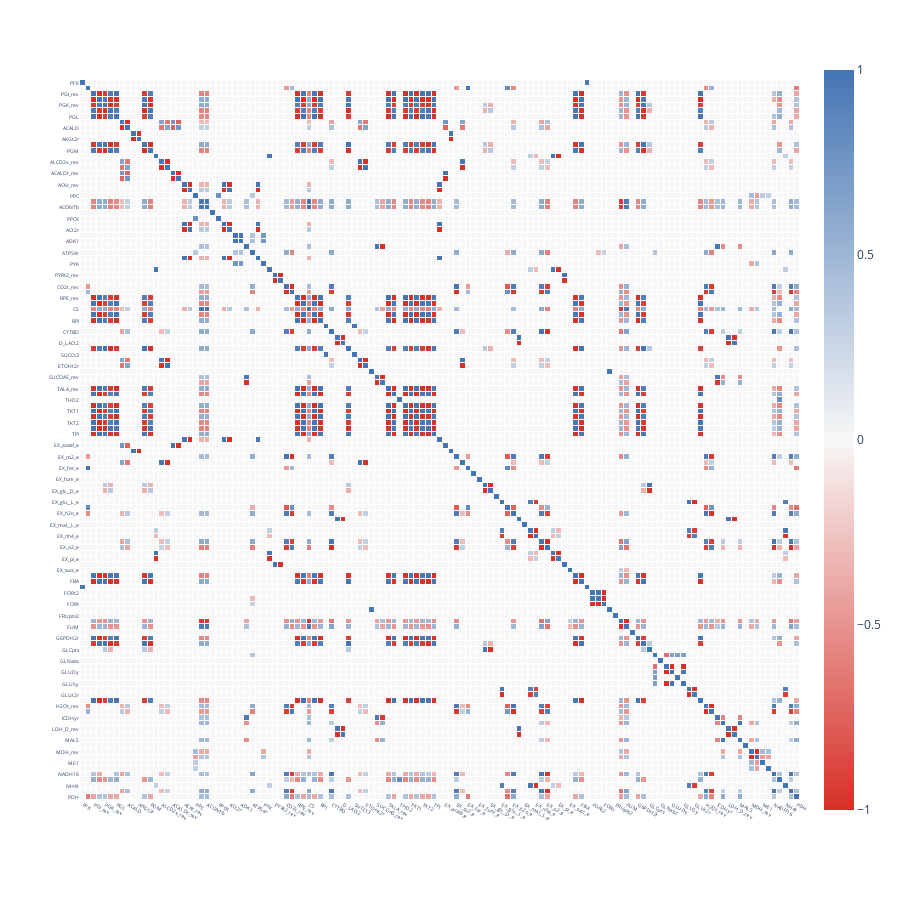
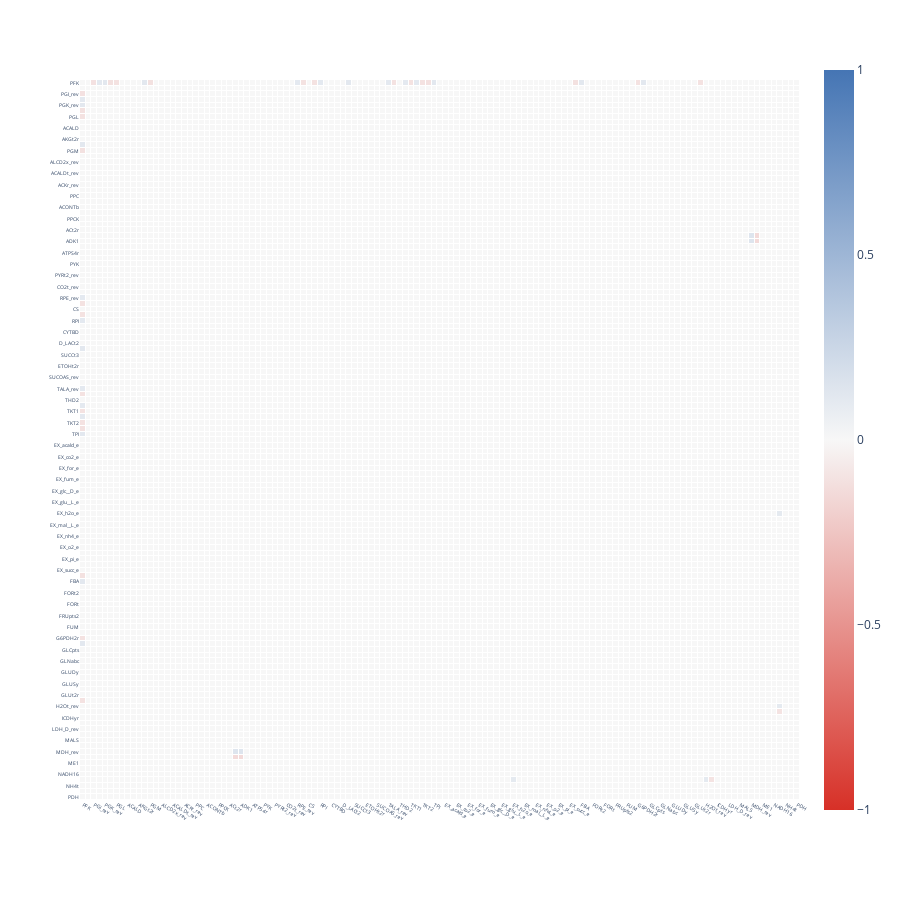
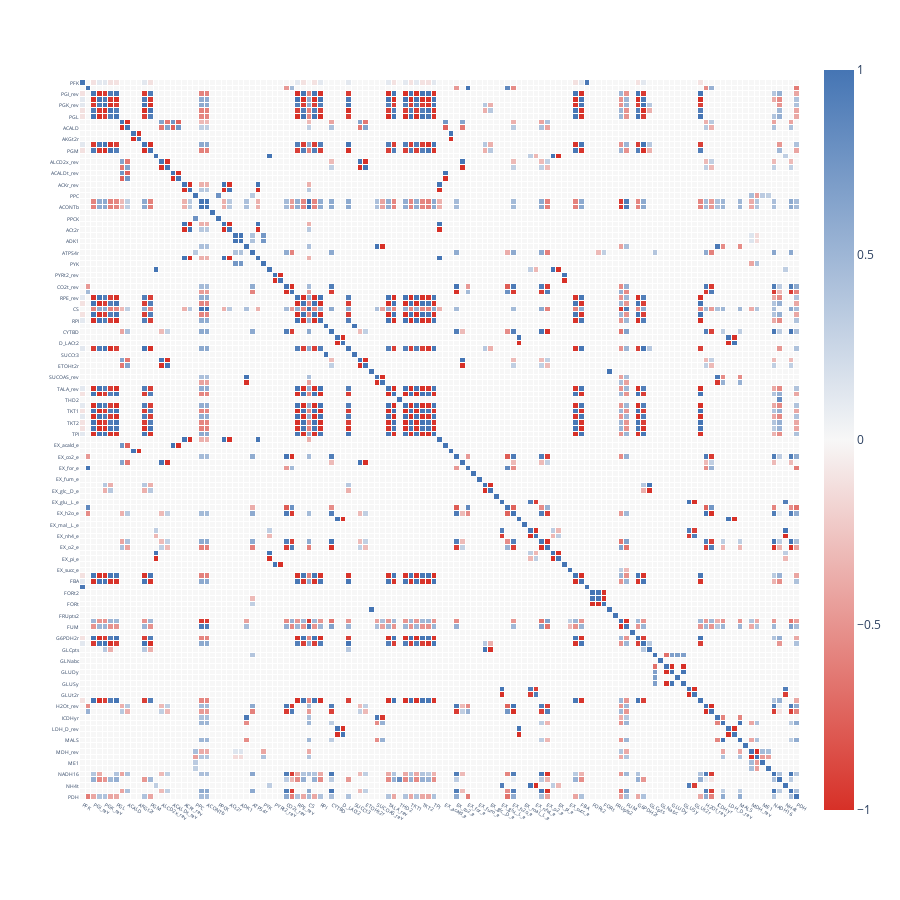

The code cell stored with these charts, in order, in its notebook:
### Code cell
cobra_reactions_str = [str(reaction.id) for reaction in ec_cobra_model.reactions]

plot_correlation_matrix(linear_correlation_matrix_no_metabolites, extended_reactions)
plot_correlation_matrix(non_linear_correlation_matrix_no_metabolites, extended_reactions)
plot_correlation_matrix(mixed_correlation_matrix_no_metabolites, extended_reactions)

### Figure 1 — Plotly figure (JSON) as saved in the notebook; plotly's stock layout.template omitted (floating-point values rounded to 4 significant figures; data arrays with more than 128 entries replaced by an {"elided": "..."} marker saying what was removed)
{"data": [{"coloraxis": "coloraxis", "hoverongaps": false, "hovertemplate": "x: %{x}<br>y: %{y}<br>color: %{z}<extra></extra>", "name": "0", "type": "heatmap", "x": ["PFK", "PFL", "PGI_rev", "PGI", "PGK_rev", "PGK", "PGL", "ACALD_rev", "ACALD", "AKGt2r_rev", "AKGt2r", "PGM_rev", "PGM", "PIt2r", "ALCD2x_rev", "ALCD2x", "ACALDt_rev", "ACALDt", "ACKr_rev", "ACKr", "PPC", "ACONTa", "ACONTb", "ATPM", "PPCK", "ACt2r_rev", "ACt2r", "PPS", "ADK1", "AKGDH", "ATPS4r", "PTAr", "PYK", "BIOMASS_Ecoli_core_w_GAM", "PYRt2_rev", "PYRt2", "CO2t_rev", "CO2t", "RPE_rev", "RPE", "CS", "RPI_rev", "RPI", "SUCCt2_2", "CYTBD", "D_LACt2_rev", "D_LACt2", "ENO", "SUCCt3", "ETOHt2r_rev", "ETOHt2r", "SUCDi", "SUCOAS_rev", "SUCOAS", "TALA_rev", "TALA", "THD2", "TKT1_rev", "TKT1", "TKT2_rev", "TKT2", "TPI_rev", "TPI", "EX_ac_e", "EX_acald_e", "EX_akg_e", "EX_co2_e", "EX_etoh_e", "EX_for_e", "EX_fru_e", "EX_fum_e", "EX_glc__D_e_rev", "EX_glc__D_e", "EX_gln__L_e", "EX_glu__L_e", "EX_h_e", "EX_h2o_e", "EX_lac__D_e", "EX_mal__L_e", "EX_nh4_e_rev", "EX_nh4_e", "EX_o2_e_rev", "EX_o2_e", "EX_pi_e_rev", "EX_pi_e", "EX_pyr_e", "EX_succ_e", "FBA_rev", "FBA", "FBP", "FORt2", "FORt_rev", "FORt", "FRD7", "FRUpts2", "FUM_rev", "FUM", "FUMt2_2", "G6PDH2r", "GAPD", "GLCpts", "GLNS", "GLNabc", "GLUDy_rev", "GLUDy", "GLUN", "GLUSy", "GLUt2r_rev", "GLUt2r", "GND", "H2Ot_rev", "H2Ot", "ICDHyr", "ICL", "LDH_D_rev", "LDH_D", "MALS", "MALt2_2", "MDH_rev", "MDH", "ME1", "ME2", "NADH16", "NADTRHD", "NH4t", "O2t", "PDH"], "xaxis": "x", "xgap": 1, "y": ["PFK", "PFL", "PGI_rev", "PGI", "PGK_rev", "PGK", "PGL", "ACALD_rev", "ACALD", "AKGt2r_rev", "AKGt2r", "PGM_rev", "PGM", "PIt2r", "ALCD2x_rev", "ALCD2x", "ACALDt_rev", "ACALDt", "ACKr_rev", "ACKr", "PPC", "ACONTa", "ACONTb", "ATPM", "PPCK", "ACt2r_rev", "ACt2r", "PPS", "ADK1", "AKGDH", "ATPS4r", "PTAr", "PYK", "BIOMASS_Ecoli_core_w_GAM", "PYRt2_rev", "PYRt2", "CO2t_rev", "CO2t", "RPE_rev", "RPE", "CS", "RPI_rev", "RPI", "SUCCt2_2", "CYTBD", "D_LACt2_rev", "D_LACt2", "ENO", "SUCCt3", "ETOHt2r_rev", "ETOHt2r", "SUCDi", "SUCOAS_rev", "SUCOAS", "TALA_rev", "TALA", "THD2", "TKT1_rev", "TKT1", "TKT2_rev", "TKT2", "TPI_rev", "TPI", "EX_ac_e", "EX_acald_e", "EX_akg_e", "EX_co2_e", "EX_etoh_e", "EX_for_e", "EX_fru_e", "EX_fum_e", "EX_glc__D_e_rev", "EX_glc__D_e", "EX_gln__L_e", "EX_glu__L_e", "EX_h_e", "EX_h2o_e", "EX_lac__D_e", "EX_mal__L_e", "EX_nh4_e_rev", "EX_nh4_e", "EX_o2_e_rev", "EX_o2_e", "EX_pi_e_rev", "EX_pi_e", "EX_pyr_e", "EX_succ_e", "FBA_rev", "FBA", "FBP", "FORt2", "FORt_rev", "FORt", "FRD7", "FRUpts2", "FUM_rev", "FUM", "FUMt2_2", "G6PDH2r", "GAPD", "GLCpts", "GLNS", "GLNabc", "GLUDy_rev", "GLUDy", "GLUN", "GLUSy", "GLUt2r_rev", "GLUt2r", "GND", "H2Ot_rev", "H2Ot", "ICDHyr", "ICL", "LDH_D_rev", "LDH_D", "MALS", "MALt2_2", "MDH_rev", "MDH", "ME1", "ME2", "NADH16", "NADTRHD", "NH4t", "O2t", "PDH"], "yaxis": "y", "ygap": 1, "z": {"elided": "127x127 float values"}}], "layout": {"coloraxis": {"cmax": 1, "cmin": -1, "colorscale": [[0, "#d73027"], [0.5, "#f7f7f7"], [1, "#4575b4"]]}, "height": 900, "margin": {"t": 60}, "plot_bgcolor": "rgba(0,0,0,0)", "width": 900, "xaxis": {"anchor": "y", "constrain": "domain", "domain": [0, 1], "scaleanchor": "y", "tickfont": {"size": 5}}, "yaxis": {"anchor": "x", "autorange": "reversed", "constrain": "domain", "domain": [0, 1], "tickfont": {"size": 5}}}}

### Figure 2 — Plotly figure (JSON) as saved in the notebook; plotly's stock layout.template omitted (floating-point values rounded to 4 significant figures; data arrays with more than 128 entries replaced by an {"elided": "..."} marker saying what was removed)
{"data": [{"coloraxis": "coloraxis", "hoverongaps": false, "hovertemplate": "x: %{x}<br>y: %{y}<br>color: %{z}<extra></extra>", "name": "0", "type": "heatmap", "x": ["PFK", "PFL", "PGI_rev", "PGI", "PGK_rev", "PGK", "PGL", "ACALD_rev", "ACALD", "AKGt2r_rev", "AKGt2r", "PGM_rev", "PGM", "PIt2r", "ALCD2x_rev", "ALCD2x", "ACALDt_rev", "ACALDt", "ACKr_rev", "ACKr", "PPC", "ACONTa", "ACONTb", "ATPM", "PPCK", "ACt2r_rev", "ACt2r", "PPS", "ADK1", "AKGDH", "ATPS4r", "PTAr", "PYK", "BIOMASS_Ecoli_core_w_GAM", "PYRt2_rev", "PYRt2", "CO2t_rev", "CO2t", "RPE_rev", "RPE", "CS", "RPI_rev", "RPI", "SUCCt2_2", "CYTBD", "D_LACt2_rev", "D_LACt2", "ENO", "SUCCt3", "ETOHt2r_rev", "ETOHt2r", "SUCDi", "SUCOAS_rev", "SUCOAS", "TALA_rev", "TALA", "THD2", "TKT1_rev", "TKT1", "TKT2_rev", "TKT2", "TPI_rev", "TPI", "EX_ac_e", "EX_acald_e", "EX_akg_e", "EX_co2_e", "EX_etoh_e", "EX_for_e", "EX_fru_e", "EX_fum_e", "EX_glc__D_e_rev", "EX_glc__D_e", "EX_gln__L_e", "EX_glu__L_e", "EX_h_e", "EX_h2o_e", "EX_lac__D_e", "EX_mal__L_e", "EX_nh4_e_rev", "EX_nh4_e", "EX_o2_e_rev", "EX_o2_e", "EX_pi_e_rev", "EX_pi_e", "EX_pyr_e", "EX_succ_e", "FBA_rev", "FBA", "FBP", "FORt2", "FORt_rev", "FORt", "FRD7", "FRUpts2", "FUM_rev", "FUM", "FUMt2_2", "G6PDH2r", "GAPD", "GLCpts", "GLNS", "GLNabc", "GLUDy_rev", "GLUDy", "GLUN", "GLUSy", "GLUt2r_rev", "GLUt2r", "GND", "H2Ot_rev", "H2Ot", "ICDHyr", "ICL", "LDH_D_rev", "LDH_D", "MALS", "MALt2_2", "MDH_rev", "MDH", "ME1", "ME2", "NADH16", "NADTRHD", "NH4t", "O2t", "PDH"], "xaxis": "x", "xgap": 1, "y": ["PFK", "PFL", "PGI_rev", "PGI", "PGK_rev", "PGK", "PGL", "ACALD_rev", "ACALD", "AKGt2r_rev", "AKGt2r", "PGM_rev", "PGM", "PIt2r", "ALCD2x_rev", "ALCD2x", "ACALDt_rev", "ACALDt", "ACKr_rev", "ACKr", "PPC", "ACONTa", "ACONTb", "ATPM", "PPCK", "ACt2r_rev", "ACt2r", "PPS", "ADK1", "AKGDH", "ATPS4r", "PTAr", "PYK", "BIOMASS_Ecoli_core_w_GAM", "PYRt2_rev", "PYRt2", "CO2t_rev", "CO2t", "RPE_rev", "RPE", "CS", "RPI_rev", "RPI", "SUCCt2_2", "CYTBD", "D_LACt2_rev", "D_LACt2", "ENO", "SUCCt3", "ETOHt2r_rev", "ETOHt2r", "SUCDi", "SUCOAS_rev", "SUCOAS", "TALA_rev", "TALA", "THD2", "TKT1_rev", "TKT1", "TKT2_rev", "TKT2", "TPI_rev", "TPI", "EX_ac_e", "EX_acald_e", "EX_akg_e", "EX_co2_e", "EX_etoh_e", "EX_for_e", "EX_fru_e", "EX_fum_e", "EX_glc__D_e_rev", "EX_glc__D_e", "EX_gln__L_e", "EX_glu__L_e", "EX_h_e", "EX_h2o_e", "EX_lac__D_e", "EX_mal__L_e", "EX_nh4_e_rev", "EX_nh4_e", "EX_o2_e_rev", "EX_o2_e", "EX_pi_e_rev", "EX_pi_e", "EX_pyr_e", "EX_succ_e", "FBA_rev", "FBA", "FBP", "FORt2", "FORt_rev", "FORt", "FRD7", "FRUpts2", "FUM_rev", "FUM", "FUMt2_2", "G6PDH2r", "GAPD", "GLCpts", "GLNS", "GLNabc", "GLUDy_rev", "GLUDy", "GLUN", "GLUSy", "GLUt2r_rev", "GLUt2r", "GND", "H2Ot_rev", "H2Ot", "ICDHyr", "ICL", "LDH_D_rev", "LDH_D", "MALS", "MALt2_2", "MDH_rev", "MDH", "ME1", "ME2", "NADH16", "NADTRHD", "NH4t", "O2t", "PDH"], "yaxis": "y", "ygap": 1, "z": {"elided": "127x127 float values"}}], "layout": {"coloraxis": {"cmax": 1, "cmin": -1, "colorscale": [[0, "#d73027"], [0.5, "#f7f7f7"], [1, "#4575b4"]]}, "height": 900, "margin": {"t": 60}, "plot_bgcolor": "rgba(0,0,0,0)", "width": 900, "xaxis": {"anchor": "y", "constrain": "domain", "domain": [0, 1], "scaleanchor": "y", "tickfont": {"size": 5}}, "yaxis": {"anchor": "x", "autorange": "reversed", "constrain": "domain", "domain": [0, 1], "tickfont": {"size": 5}}}}

### Figure 3 — Plotly figure (JSON) as saved in the notebook; plotly's stock layout.template omitted (floating-point values rounded to 4 significant figures; data arrays with more than 128 entries replaced by an {"elided": "..."} marker saying what was removed)
{"data": [{"coloraxis": "coloraxis", "hoverongaps": false, "hovertemplate": "x: %{x}<br>y: %{y}<br>color: %{z}<extra></extra>", "name": "0", "type": "heatmap", "x": ["PFK", "PFL", "PGI_rev", "PGI", "PGK_rev", "PGK", "PGL", "ACALD_rev", "ACALD", "AKGt2r_rev", "AKGt2r", "PGM_rev", "PGM", "PIt2r", "ALCD2x_rev", "ALCD2x", "ACALDt_rev", "ACALDt", "ACKr_rev", "ACKr", "PPC", "ACONTa", "ACONTb", "ATPM", "PPCK", "ACt2r_rev", "ACt2r", "PPS", "ADK1", "AKGDH", "ATPS4r", "PTAr", "PYK", "BIOMASS_Ecoli_core_w_GAM", "PYRt2_rev", "PYRt2", "CO2t_rev", "CO2t", "RPE_rev", "RPE", "CS", "RPI_rev", "RPI", "SUCCt2_2", "CYTBD", "D_LACt2_rev", "D_LACt2", "ENO", "SUCCt3", "ETOHt2r_rev", "ETOHt2r", "SUCDi", "SUCOAS_rev", "SUCOAS", "TALA_rev", "TALA", "THD2", "TKT1_rev", "TKT1", "TKT2_rev", "TKT2", "TPI_rev", "TPI", "EX_ac_e", "EX_acald_e", "EX_akg_e", "EX_co2_e", "EX_etoh_e", "EX_for_e", "EX_fru_e", "EX_fum_e", "EX_glc__D_e_rev", "EX_glc__D_e", "EX_gln__L_e", "EX_glu__L_e", "EX_h_e", "EX_h2o_e", "EX_lac__D_e", "EX_mal__L_e", "EX_nh4_e_rev", "EX_nh4_e", "EX_o2_e_rev", "EX_o2_e", "EX_pi_e_rev", "EX_pi_e", "EX_pyr_e", "EX_succ_e", "FBA_rev", "FBA", "FBP", "FORt2", "FORt_rev", "FORt", "FRD7", "FRUpts2", "FUM_rev", "FUM", "FUMt2_2", "G6PDH2r", "GAPD", "GLCpts", "GLNS", "GLNabc", "GLUDy_rev", "GLUDy", "GLUN", "GLUSy", "GLUt2r_rev", "GLUt2r", "GND", "H2Ot_rev", "H2Ot", "ICDHyr", "ICL", "LDH_D_rev", "LDH_D", "MALS", "MALt2_2", "MDH_rev", "MDH", "ME1", "ME2", "NADH16", "NADTRHD", "NH4t", "O2t", "PDH"], "xaxis": "x", "xgap": 1, "y": ["PFK", "PFL", "PGI_rev", "PGI", "PGK_rev", "PGK", "PGL", "ACALD_rev", "ACALD", "AKGt2r_rev", "AKGt2r", "PGM_rev", "PGM", "PIt2r", "ALCD2x_rev", "ALCD2x", "ACALDt_rev", "ACALDt", "ACKr_rev", "ACKr", "PPC", "ACONTa", "ACONTb", "ATPM", "PPCK", "ACt2r_rev", "ACt2r", "PPS", "ADK1", "AKGDH", "ATPS4r", "PTAr", "PYK", "BIOMASS_Ecoli_core_w_GAM", "PYRt2_rev", "PYRt2", "CO2t_rev", "CO2t", "RPE_rev", "RPE", "CS", "RPI_rev", "RPI", "SUCCt2_2", "CYTBD", "D_LACt2_rev", "D_LACt2", "ENO", "SUCCt3", "ETOHt2r_rev", "ETOHt2r", "SUCDi", "SUCOAS_rev", "SUCOAS", "TALA_rev", "TALA", "THD2", "TKT1_rev", "TKT1", "TKT2_rev", "TKT2", "TPI_rev", "TPI", "EX_ac_e", "EX_acald_e", "EX_akg_e", "EX_co2_e", "EX_etoh_e", "EX_for_e", "EX_fru_e", "EX_fum_e", "EX_glc__D_e_rev", "EX_glc__D_e", "EX_gln__L_e", "EX_glu__L_e", "EX_h_e", "EX_h2o_e", "EX_lac__D_e", "EX_mal__L_e", "EX_nh4_e_rev", "EX_nh4_e", "EX_o2_e_rev", "EX_o2_e", "EX_pi_e_rev", "EX_pi_e", "EX_pyr_e", "EX_succ_e", "FBA_rev", "FBA", "FBP", "FORt2", "FORt_rev", "FORt", "FRD7", "FRUpts2", "FUM_rev", "FUM", "FUMt2_2", "G6PDH2r", "GAPD", "GLCpts", "GLNS", "GLNabc", "GLUDy_rev", "GLUDy", "GLUN", "GLUSy", "GLUt2r_rev", "GLUt2r", "GND", "H2Ot_rev", "H2Ot", "ICDHyr", "ICL", "LDH_D_rev", "LDH_D", "MALS", "MALt2_2", "MDH_rev", "MDH", "ME1", "ME2", "NADH16", "NADTRHD", "NH4t", "O2t", "PDH"], "yaxis": "y", "ygap": 1, "z": {"elided": "127x127 float values"}}], "layout": {"coloraxis": {"cmax": 1, "cmin": -1, "colorscale": [[0, "#d73027"], [0.5, "#f7f7f7"], [1, "#4575b4"]]}, "height": 900, "margin": {"t": 60}, "plot_bgcolor": "rgba(0,0,0,0)", "width": 900, "xaxis": {"anchor": "y", "constrain": "domain", "domain": [0, 1], "scaleanchor": "y", "tickfont": {"size": 5}}, "yaxis": {"anchor": "x", "autorange": "reversed", "constrain": "domain", "domain": [0, 1], "tickfont": {"size": 5}}}}
